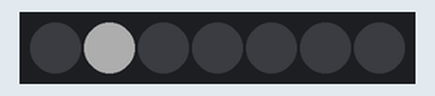
This sketch was run on a simulated Arduino Uno, built with avr-gcc and run on an emulated ATmega328P. Shown: 7 RGB LEDs in strip order, left to right. Dim RGB values are drawn brighter than linear.

Above: at 0.15 s.
At 0.65 s:
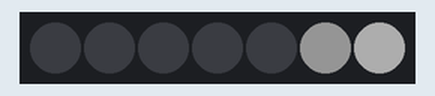
At 1.1 s:
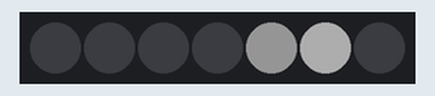
At 3.09 s:
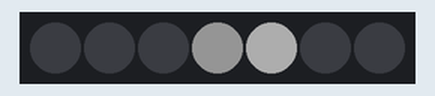
At 5.3 s:
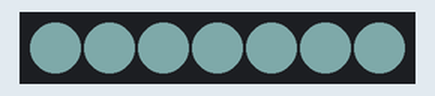
Timing chart, 0 to 40.0 s (numbered marks = the images above):
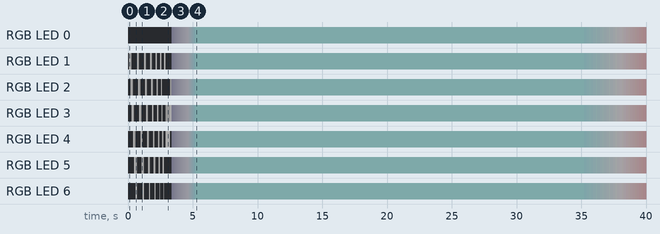

Measured:
- by itself, RGB LED 1: off → RGB(50, 50, 50) at 0.10 s, → RGB(20, 20, 20) 0.10 s later, → off 0.10 s later, → RGB(50, 50, 50) 0.40 s later, … (83 changes in this stretch)
- by itself, RGB LED 2: off → RGB(50, 50, 50) at 0.20 s, → RGB(20, 20, 20) 0.10 s later, → off 0.10 s later, → RGB(50, 50, 50) 0.39 s later, … (82 changes in this stretch)

The sketch:

ArcReactorMK1.ino
```cpp
#include <Adafruit_NeoPixel.h>

#define LED_COUNT 7
#define PIN 2
Adafruit_NeoPixel pixels = Adafruit_NeoPixel(LED_COUNT, PIN);

int redValue = 255;
int greenValue = 255;
int blueValue = 255;
int blackValue = 0;
int oldTime;
int timeSteps = 100;
int startTimeSteps = timeSteps;
int minimumSteps = 10;
int oldLed = 0;
int centerLed = 0;
bool started = false;

int centerRed = 50;
int centerGreen = 50;
int centerBlue = 60;

bool failure = false;
bool reactorOffline = false;
int failureTime = 2000;
int startFailureTime = failureTime;
int coolDown = 100;
int rebootTime = 30000;
bool reboot = false;

struct color {
  int red;
  int green;
  int blue;
};

struct color criticalColor;
struct color currentColor;
struct color blackColor;
struct color optimalColor;
struct color startColor;

int timeColorChange = 5;
bool unstable = false;

void setup() {

  criticalColor.red = 255;
  criticalColor.green = 0;
  criticalColor.blue = 0;

  optimalColor.red = 168;
  optimalColor.green = 221;
  optimalColor.blue = 225;

  blackColor.red = 0;
  blackColor.green = 0;
  blackColor.blue = 0;

  currentColor.red = 50;
  currentColor.green = 50;
  currentColor.blue = 60;

  startColor.red = 50;
  startColor.green = 50;
  startColor.blue = 60;


  pixels.begin();
  pixels.show();
  pixels.setBrightness(50);
  oldTime = millis();
}

void loop() {

  int currentTime = millis();
  int elapsedTime = currentTime - oldTime;

  //STARTUP ANIMATION
  if (!reboot) {

    if (elapsedTime >= timeSteps && !started) {
      if (oldLed == (LED_COUNT - 1) &&  timeSteps > minimumSteps) {
        timeSteps -= 10;
      }
      else if (timeSteps <= minimumSteps) {
        started = true;
      }
      int currentLed = getNextLed(oldLed, LED_COUNT);
      oldTime = millis();
      for (int i = 0; i < pixels.numPixels(); i++) {

        if (currentLed == centerLed) {
          currentLed += 1;
        }

        if (i == currentLed) {
          pixels.setPixelColor(i, redValue, greenValue, blueValue);
          if (i > 1) {
            pixels.setPixelColor(i - 1, redValue - 150, greenValue - 150, blueValue - 150);
          }
          else {
            pixels.setPixelColor(i + 5, redValue - 150, greenValue - 150, blueValue - 150);
          }
        } else {
          pixels.setPixelColor(i, blackValue, blackValue, blackValue);
        }
      }
      oldLed = currentLed;
    }

    if (started) {
      bool reached = reachedCriticalColor(currentColor, optimalColor);
      if (elapsedTime > 10 && !reached) {
        oldTime = millis();
        currentColor.red = raiseValue(currentColor.red, optimalColor.red);
        currentColor.green = raiseValue(currentColor.green, optimalColor.green);
        currentColor.blue = raiseValue(currentColor.blue, optimalColor.blue);
      }
      else if(reached && elapsedTime > rebootTime){
        reboot = true;
        started = false;
      }

      setPixels(currentColor);
    }

  }

 else {

  //ANIMATION FAILURE
  if (reachedCriticalColor(currentColor, criticalColor)) {
    if (elapsedTime >= failureTime && !failure) {
      if (failureTime > 200) {
        oldTime = millis();
        failureTime = (int) failureTime / 2;
        failure = true;
      }else if(elapsedTime > 3000){
        reboot = false;
        currentColor = startColor;
        timeSteps = startTimeSteps;
        failureTime = startFailureTime;
      }
      setPixels(blackColor);
    }
    else if (elapsedTime >= coolDown && failure) {
      oldTime = millis();
      failure = false;
      setPixels(currentColor);
    }
  }
  //ANIMATION OVERHEATING
  else {
    if (elapsedTime > 100) {
      oldTime = millis();
      currentColor.red = raiseValue(currentColor.red, criticalColor.red);
      currentColor.green = lowerValue(currentColor.green, criticalColor.green);
      currentColor.blue = lowerValue(currentColor.blue, criticalColor.blue);
      setPixels(currentColor);
    }
  }
}
pixels.show();
}


void setPixels(color pixelColor) {
  for (int i = 0; i < pixels.numPixels(); i++) {
    pixels.setPixelColor(i, pixelColor.red, pixelColor.green, pixelColor.blue);
  }
}

int getNextLed(int currentLed, int ledCount) {
  if (currentLed >= (ledCount - 1)) {
    return 0;
  }
  else {
    return (currentLed += 1);
  }
}

int raiseValue(int currentValue, int maxValue) {
  if (currentValue < maxValue) {
    currentValue += 1;
  }
  return currentValue;
}

int lowerValue(int currentValue, int minValue) {
  if (currentValue > minValue) {
    currentValue -= 1;
  }
  return currentValue;
}

bool reachedCriticalColor(color currentColor, color criticalColor) {
  if (currentColor.red == criticalColor.red && currentColor.green == criticalColor.green && currentColor.blue == criticalColor.blue) {
    return true;
  }
  return false;
}
```
